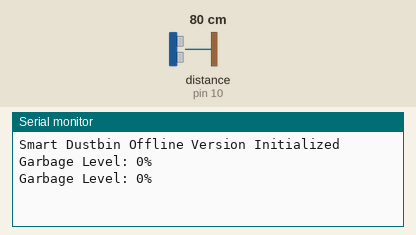
This sketch was run on a simulated Arduino Uno, built with avr-gcc and run on an emulated ATmega328P. Shown: the last lines printed to the serial monitor. Wiring (inferred from the names in the program): ultrasonic range finder: trigger pin 9; echo pin 10. The inputs (shaded band) are chosen by the test bench; at power-on: distance to the obstacle (sensor on pin 10) 80 cm. The echo pulse lasts 58.3 µs per cm.

Above: at 10.8 s.
10.9 s: distance to the obstacle (sensor on pin 10) set to 2 cm
At 20.7 s:
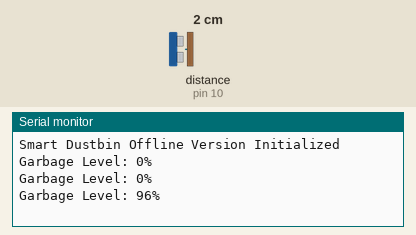
20.9 s: distance to the obstacle (sensor on pin 10) set to 4 cm
At 31.5 s:
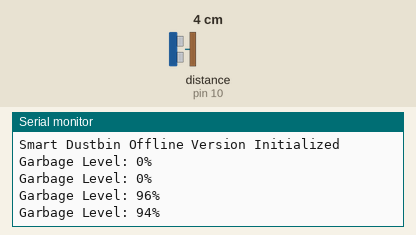
Timing chart, 0 to 33.0 s (numbered marks = the images above; inputs shaded):
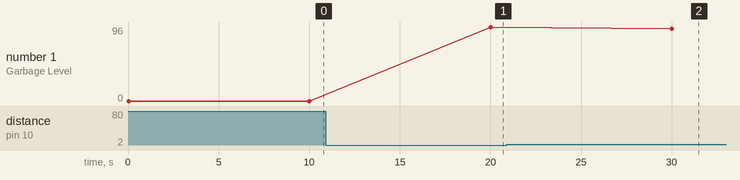

Measured:
- after the input at 10.9 s, the serial monitor: prints a new line after 9.1 s (image 1)
- after the input at 20.9 s, the serial monitor: prints a new line after 9.1 s (image 2)
- plotted number 1: 0 → 96 after the input at 10.9 s, 96 → 94 after the input at 20.9 s

The sketch:

smart_dustbin.ino
```cpp
#include <Arduino.h>

// Ultrasonic sensor pins
const int trigPin = 9; //Mark this trigPin
const int echoPin = 10; //Mark this echoPin

// Maximum distance the sensor can measure (in cm)
const int maxDistance = 50;

long duration;
int distance;

void setup() {
  // Initialize serial communication at 9600 baud rate
  Serial.begin(9600);

  // Initialize sensor pins
  pinMode(trigPin, OUTPUT);
  pinMode(echoPin, INPUT);

  Serial.println("Smart Dustbin Offline Version Initialized");
}

void loop() {
  // Measure distance using ultrasonic sensor
  digitalWrite(trigPin, LOW);
  delayMicroseconds(2);

  digitalWrite(trigPin, HIGH);
  delayMicroseconds(10);

  digitalWrite(trigPin, LOW);

  duration = pulseIn(echoPin, HIGH);

  distance = duration * 0.034 / 2; // Convert to cm

  // Calculate garbage level percentage
  int percentage = map(distance, 0, maxDistance, 100, 0);
  percentage = constrain(percentage, 0, 100); // Ensure percentage is between 0 and 100

  // Send data via serial
  Serial.print("Garbage Level: ");
  Serial.print(percentage);
  Serial.println("%");

  delay(10000); // Wait for 60 seconds before next reading
}
```
